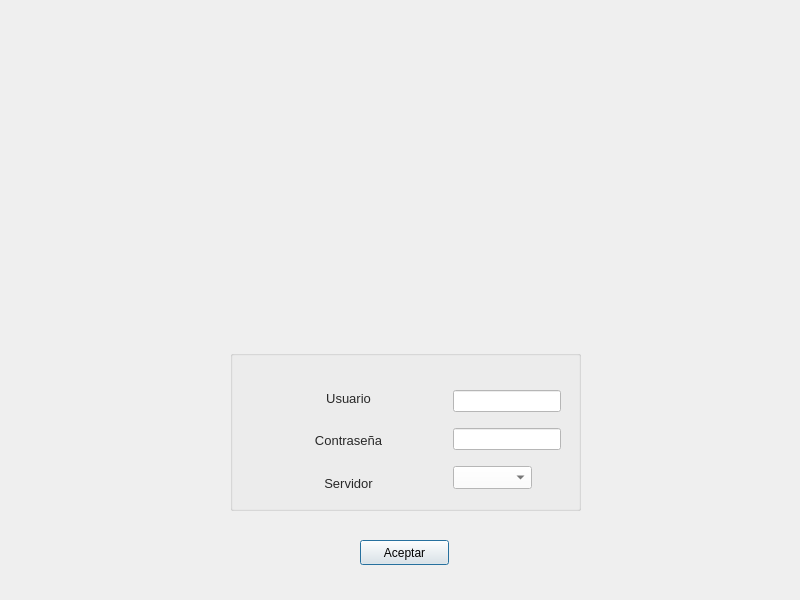
<?xml version="1.0" encoding="UTF-8"?>
<ui version="4.0">
 <class>login</class>
 <widget class="QWidget" name="login">
  <property name="geometry">
   <rect>
    <x>0</x>
    <y>0</y>
    <width>800</width>
    <height>600</height>
   </rect>
  </property>
  <property name="sizePolicy">
   <sizepolicy hsizetype="Fixed" vsizetype="Fixed">
    <horstretch>0</horstretch>
    <verstretch>0</verstretch>
   </sizepolicy>
  </property>
  <property name="minimumSize">
   <size>
    <width>800</width>
    <height>600</height>
   </size>
  </property>
  <property name="maximumSize">
   <size>
    <width>800</width>
    <height>600</height>
   </size>
  </property>
  <property name="windowTitle">
   <string>Snake Device Manager</string>
  </property>
  <widget class="QPushButton" name="LoginPushButton">
   <property name="geometry">
    <rect>
     <x>360</x>
     <y>540</y>
     <width>89</width>
     <height>25</height>
    </rect>
   </property>
   <property name="styleSheet">
    <string notr="true">selection-color: rgb(85, 170, 255);</string>
   </property>
   <property name="text">
    <string>Aceptar</string>
   </property>
   <property name="default">
    <bool>true</bool>
   </property>
  </widget>
  <widget class="QLabel" name="SnakeLogoLabel">
   <property name="geometry">
    <rect>
     <x>260</x>
     <y>70</y>
     <width>281</width>
     <height>231</height>
    </rect>
   </property>
   <property name="text">
    <string/>
   </property>
   <property name="alignment">
    <set>Qt::AlignCenter</set>
   </property>
  </widget>
  <widget class="QGroupBox" name="groupBox">
   <property name="geometry">
    <rect>
     <x>230</x>
     <y>350</y>
     <width>351</width>
     <height>161</height>
    </rect>
   </property>
   <property name="font">
    <font>
     <family>Arial</family>
     <pointsize>10</pointsize>
     <weight>50</weight>
     <italic>false</italic>
     <bold>false</bold>
    </font>
   </property>
   <property name="styleSheet">
    <string notr="true">color:rgb(40, 40, 40);
</string>
   </property>
   <property name="title">
    <string/>
   </property>
   <widget class="QWidget" name="layoutWidget">
    <property name="geometry">
     <rect>
      <x>20</x>
      <y>30</y>
      <width>311</width>
      <height>121</height>
     </rect>
    </property>
    <layout class="QHBoxLayout" name="horizontalLayout">
     <item>
      <layout class="QVBoxLayout" name="verticalLayout_2">
       <item>
        <widget class="QLabel" name="label">
         <property name="font">
          <font>
           <family>Arial</family>
           <pointsize>10</pointsize>
           <weight>50</weight>
           <bold>false</bold>
          </font>
         </property>
         <property name="styleSheet">
          <string notr="true">background: transparent;</string>
         </property>
         <property name="text">
          <string>Usuario</string>
         </property>
         <property name="alignment">
          <set>Qt::AlignCenter</set>
         </property>
        </widget>
       </item>
       <item>
        <widget class="QLabel" name="label_2">
         <property name="font">
          <font>
           <family>Arial</family>
           <pointsize>10</pointsize>
           <weight>50</weight>
           <bold>false</bold>
          </font>
         </property>
         <property name="styleSheet">
          <string notr="true">background: transparent;</string>
         </property>
         <property name="text">
          <string>Contraseña</string>
         </property>
         <property name="alignment">
          <set>Qt::AlignCenter</set>
         </property>
        </widget>
       </item>
       <item>
        <widget class="QLabel" name="label_3">
         <property name="font">
          <font>
           <family>Arial</family>
           <pointsize>10</pointsize>
           <weight>50</weight>
           <bold>false</bold>
          </font>
         </property>
         <property name="styleSheet">
          <string notr="true">background: transparent;</string>
         </property>
         <property name="text">
          <string>Servidor</string>
         </property>
         <property name="alignment">
          <set>Qt::AlignCenter</set>
         </property>
        </widget>
       </item>
      </layout>
     </item>
     <item>
      <layout class="QVBoxLayout" name="verticalLayout">
       <item>
        <widget class="QLineEdit" name="UserLineEdit">
         <property name="sizePolicy">
          <sizepolicy hsizetype="Fixed" vsizetype="Fixed">
           <horstretch>0</horstretch>
           <verstretch>0</verstretch>
          </sizepolicy>
         </property>
         <property name="styleSheet">
          <string notr="true">background: white;</string>
         </property>
        </widget>
       </item>
       <item>
        <widget class="QLineEdit" name="PasswordLineEdit">
         <property name="sizePolicy">
          <sizepolicy hsizetype="Fixed" vsizetype="Fixed">
           <horstretch>0</horstretch>
           <verstretch>0</verstretch>
          </sizepolicy>
         </property>
         <property name="styleSheet">
          <string notr="true">background: white;</string>
         </property>
         <property name="echoMode">
          <enum>QLineEdit::Password</enum>
         </property>
        </widget>
       </item>
       <item>
        <widget class="QComboBox" name="ServerComboBox">
         <property name="sizePolicy">
          <sizepolicy hsizetype="Fixed" vsizetype="Fixed">
           <horstretch>0</horstretch>
           <verstretch>0</verstretch>
          </sizepolicy>
         </property>
         <property name="font">
          <font>
           <family>Arial</family>
           <pointsize>10</pointsize>
          </font>
         </property>
         <property name="autoFillBackground">
          <bool>false</bool>
         </property>
         <property name="styleSheet">
          <string notr="true">background: white;</string>
         </property>
        </widget>
       </item>
      </layout>
     </item>
    </layout>
   </widget>
  </widget>
  <widget class="QLabel" name="label_versionSDM">
   <property name="geometry">
    <rect>
     <x>650</x>
     <y>560</y>
     <width>131</width>
     <height>20</height>
    </rect>
   </property>
   <property name="font">
    <font>
     <family>Arial</family>
     <weight>50</weight>
     <bold>false</bold>
    </font>
   </property>
   <property name="styleSheet">
    <string notr="true">color:rgb(116, 116, 116)</string>
   </property>
   <property name="text">
    <string/>
   </property>
  </widget>
  <widget class="QLabel" name="label_LogoInnovo">
   <property name="geometry">
    <rect>
     <x>16</x>
     <y>536</y>
     <width>151</width>
     <height>51</height>
    </rect>
   </property>
   <property name="text">
    <string/>
   </property>
  </widget>
 </widget>
 <resources/>
 <connections/>
</ui>
